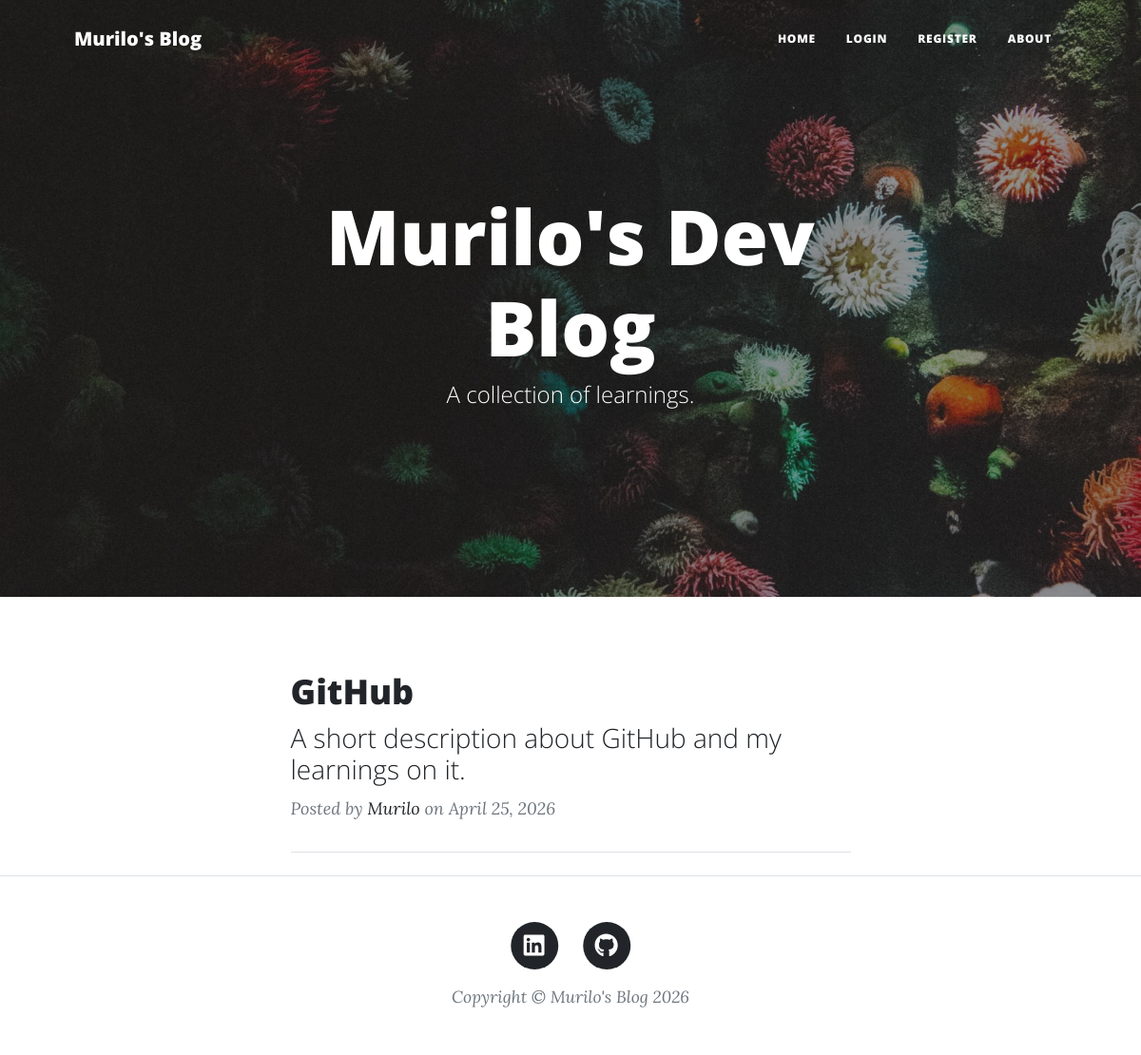
Before: / with the older database file.
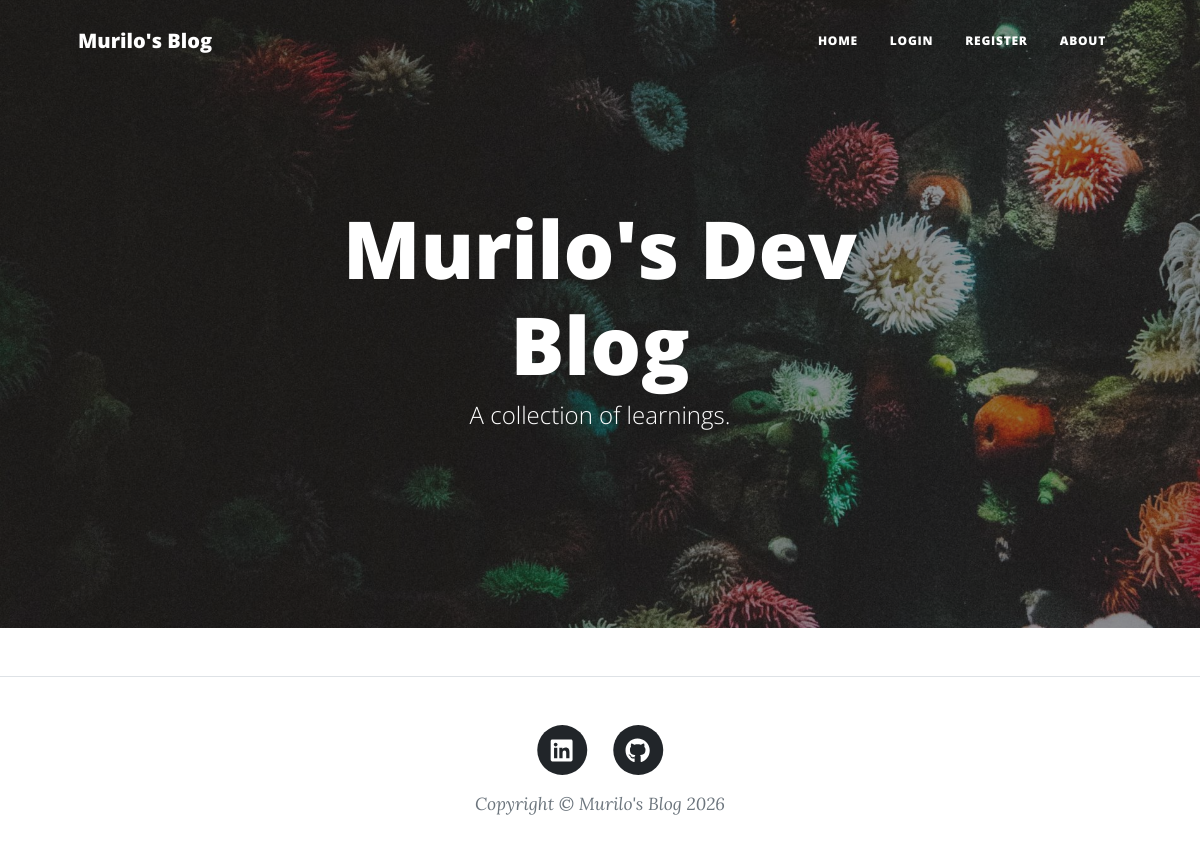
After: the same page with the newer database file.
### main.py (models this page shows)
class BlogPost(db.Model):
    __tablename__ = "blog_posts"
    id: Mapped[int] = mapped_column(Integer, primary_key=True)
    title: Mapped[str] = mapped_column(String(250), unique=True, nullable=False)
    subtitle: Mapped[str] = mapped_column(String(250), nullable=False)
    date: Mapped[str] = mapped_column(String(250), nullable=False)
    body: Mapped[str] = mapped_column(Text, nullable=False)
    img_url: Mapped[str] = mapped_column(String(250), nullable=False)
    author_id: Mapped[int] = mapped_column(Integer, ForeignKey("users.id"))
    author: Mapped["User"] = relationship(back_populates="posts")
    comments: Mapped[List["Comment"]] = relationship(back_populates="parent_post", cascade="all, delete")

class User(db.Model, UserMixin):
    __tablename__ = "users"
    id: Mapped[int] = mapped_column(Integer, primary_key=True)
    name: Mapped[str] = mapped_column(String(250), nullable=False)
    email: Mapped[str] = mapped_column(String(120), unique=True, nullable=False)
    password: Mapped[str] = mapped_column(String(120), nullable=False)
    posts: Mapped[List["BlogPost"]] = relationship(back_populates="author", cascade="all, delete")
    comments: Mapped[List["Comment"]] = relationship(back_populates="comment_author", cascade="all, delete")

### main.py (the view)
@app.route('/')
def get_all_posts():
    result = db.session.execute(db.select(BlogPost))
    posts = result.scalars().all()
    return render_template("index.html", all_posts=posts, current_user=current_user)

### templates/index.html (shortened to what this page needs)
{% include "header.html" %}
<header
  class="masthead"
  style="background-image: url('../static/assets/img/home-bg.jpg')"
>
  <div class="container position-relative px-4 px-lg-5">
    <div class="row gx-4 gx-lg-5 justify-content-center">
      <div class="col-md-10 col-lg-8 col-xl-7">
        <div class="site-heading">
          <h1>Murilo's Dev Blog</h1>
          <span class="subheading">A collection of learnings.</span>
        </div>
      </div>
    </div>
  </div>
</header>
<div class="container px-4 px-lg-5">
  <div class="row gx-4 gx-lg-5 justify-content-center">
    <div class="col-md-10 col-lg-8 col-xl-7">
      {% for post in all_posts %}
      <div class="post-preview">
        <a href="{{ url_for('show_post', post_id=post.id) }}">
          <h2 class="post-title">{{ post.title }}</h2>
          <h3 class="post-subtitle">{{ post.subtitle }}</h3>
        </a>
        <p class="post-meta">
          Posted by
          <a href="#">{{post.author.name}}</a>
          on {{post.date}}
        </p>
      </div>
      <hr class="my-4" />
      {% endfor %}
    </div>
  </div>
</div>
{% include "footer.html" %}

### templates/header.html (shortened to what this page needs)
<!DOCTYPE html>
<html lang="en">
  <head>
    {% block styles %}
    {{ bootstrap.load_css() }}
    <link
      href="{{ url_for('static', filename='css/styles.css') }}"
      rel="stylesheet"
    />
    {% endblock %}
  </head>
  <body>
    <nav class="navbar navbar-expand-lg navbar-light" id="mainNav">
      <div class="container px-4 px-lg-5">
        <a class="navbar-brand" href="/">Murilo's Blog</a>
        <div class="collapse navbar-collapse" id="navbarResponsive">
          <ul class="navbar-nav ms-auto py-4 py-lg-0">
            <li class="nav-item">
              <a
                class="nav-link px-lg-3 py-3 py-lg-4"
                href="{{ url_for('get_all_posts') }}"
                >Home</a
              >
            </li>
            {% if not current_user.is_authenticated %}
            <li class="nav-item">
              <a
                class="nav-link px-lg-3 py-3 py-lg-4"
                href="{{ url_for('login') }}"
                >Login</a
              >
            </li>
            <li class="nav-item">
              <a
                class="nav-link px-lg-3 py-3 py-lg-4"
                href="{{ url_for('register') }}"
                >Register</a
              >
            </li>
              {% endif %}
            <li class="nav-item">
              <a
                class="nav-link px-lg-3 py-3 py-lg-4"
                href="{{ url_for('about') }}"
                >About</a
              >
            </li>
          </ul>
        </div>
      </div>
    </nav>
  </body>
</html>

### templates/footer.html (shortened to what this page needs)
        <footer class="border-top">
          <div class="container px-4 px-lg-5">
              <div class="row gx-4 gx-lg-5 justify-content-center">
                  <div class="col-md-10 col-lg-8 col-xl-7">
                      <ul class="list-inline text-center">
                          <li class="list-inline-item">
                              <a href="https://www.linkedin.com/authwall?trk=bf&trkInfo=AQHYRdWGwRQmTgAAAZ3GZlsQCDdCzBR6TCSl_N-_rr75Q1r-1a5kPqWIDkGK_6ZAkllZUZWr1_yZFniwSx00psVHDghIxCTg-mt8asj8r6oz_BKXp7KC8tw0IFU_BEGD5nhX4aw=&original_referer=&sessionRedirect=https%3A%2F%2Fwww.linkedin.com%2Fin%2Fmurilo-suhett-do-nascimento-8088a527b%2F">
                                  <span class="fa-stack fa-lg">
                                      <i class="fas fa-circle fa-stack-2x"></i>
                                      <i class="fab fa-linkedin fa-stack-1x fa-inverse"></i>
                                  </span>
                              </a>
                          </li>
                          <li class="list-inline-item">
                              <a href="https://github.com/murilo-suhett">
                                  <span class="fa-stack fa-lg">
                                      <i class="fas fa-circle fa-stack-2x"></i>
                                      <i class="fab fa-github fa-stack-1x fa-inverse"></i>
                                  </span>
                              </a>
                          </li>
                      </ul>
                      <div class="small text-center text-muted fst-italic">Copyright &copy; Murilo's Blog 2026</div>
                  </div>
              </div>
          </div>
      </footer>
  </body>
</html>

Changed rows visible on the page:
removed BlogPost: title "GitHub", subtitle "A short description about GitHub and my learnings on it.", author.name "Murilo", date "April 25, 2026"
